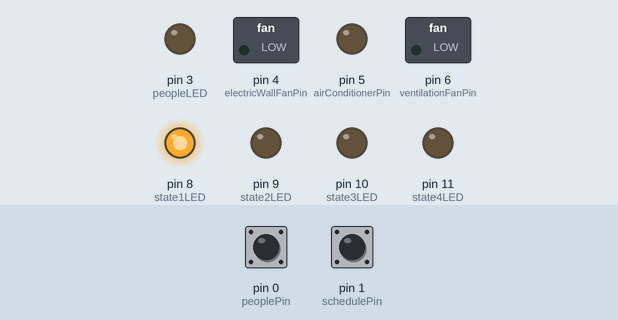
Recording of a sketch running on a simulated Arduino Uno, built with avr-gcc and run on an emulated ATmega328P. Parts: switched loads named in the sketch (green lamp = pin HIGH), output pins drawn as LEDs (lit = HIGH). The test bench sets the inputs (shaded band); at power-on: pin 0 (peoplePin) HIGH, pin 1 (schedulePin) HIGH.

Above: at 1.2 s.
1.3 s: pin 0 (peoplePin) pulled LOW for 3.2 s
At 1.7 s:
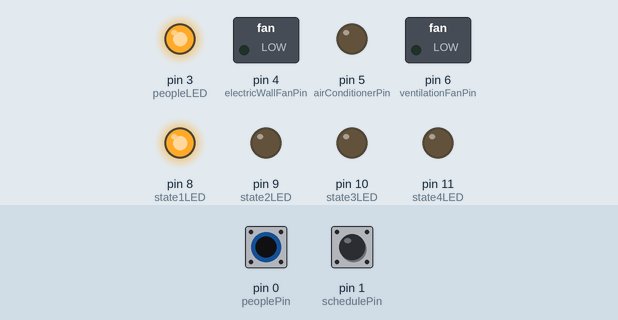
7.5 s: pin 1 (schedulePin) pulled LOW for 0.15 s
At 7.57 s:
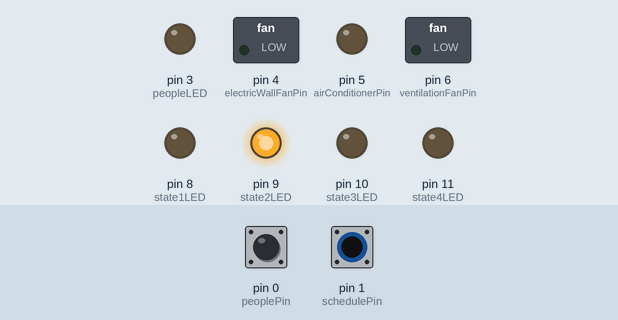
9.1 s: pin 1 (schedulePin) pulled LOW for 3.2 s
At 13.5 s:
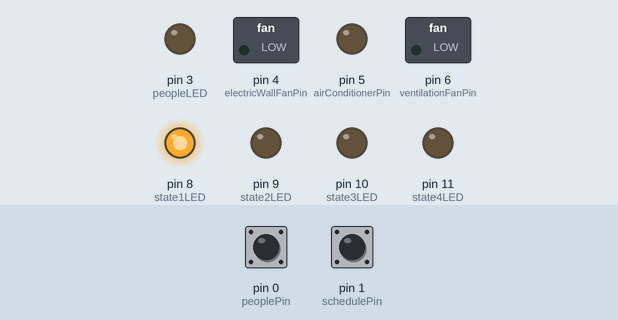
13.8 s: pin 0 (peoplePin) driven LOW and pin 1 (schedulePin) driven LOW
At 14.8 s:
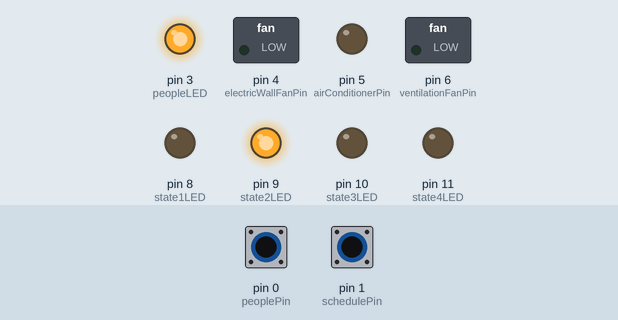
16.8 s: pin 0 (peoplePin) driven HIGH
At 17.1 s:
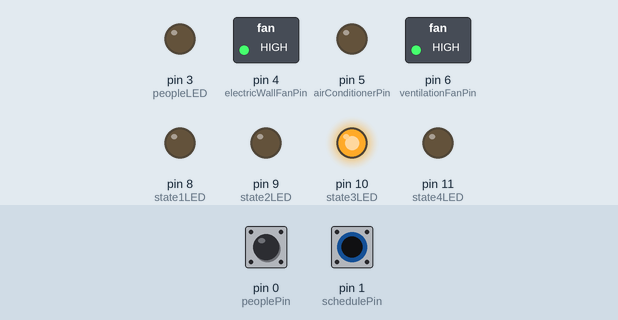
19.8 s: pin 0 (peoplePin) driven LOW
At 24.1 s:
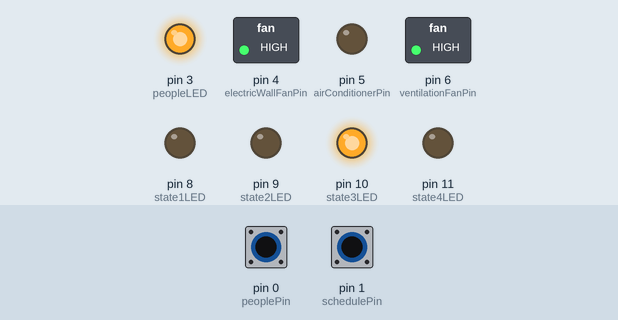
Timing chart, 0 to 27.2 s (numbered marks = the images above; inputs shaded):
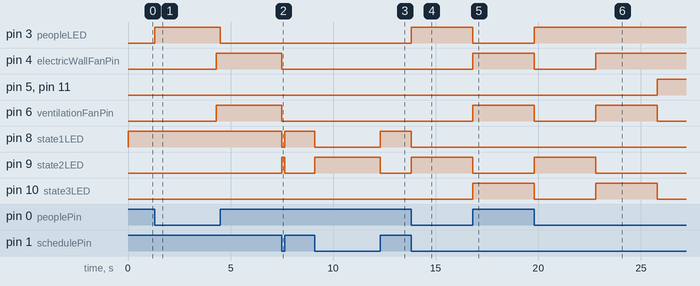

The sketch:

airControlArduino.ino
```cpp
#define peoplePin 0
#define schedulePin 1
#define electricWallFanPin 4
#define ventilationFanPin 6
#define airConditionerPin 5

bool state1 = true;
bool state2 = false;
bool state3 = false;
bool state4 = false;
bool state5 = false;

bool scheduleState = false;
int peopleStatusPrevious = LOW;
unsigned long detectMillis;

/* arduino uno */
#define peopleLED 3
#define state1LED 8
#define state2LED 9
#define state3LED 10
#define state4LED 11

void setup() {
  pinMode(peoplePin, INPUT_PULLUP);
  pinMode(schedulePin, INPUT_PULLUP);
  pinMode(electricWallFanPin, OUTPUT);
  pinMode(ventilationFanPin, OUTPUT);
  pinMode(airConditionerPin, OUTPUT);

  /* arduino uno */
  pinMode(peopleLED, OUTPUT);
  pinMode(state1LED, OUTPUT);
  pinMode(state2LED, OUTPUT);
  pinMode(state3LED, OUTPUT);
  pinMode(state4LED, OUTPUT);
  digitalWrite(state1LED, HIGH);
  digitalWrite(state2LED, LOW);
  digitalWrite(state3LED, LOW);
  digitalWrite(state4LED, LOW);
}

void taskState1() {
  static unsigned long detectDurations;
  static unsigned long longDetectMillis;

  /* ตรวจคน */
  int people = digitalRead(peoplePin);

  /* arduino uno */
  if (people == 0) {
    digitalWrite(peopleLED, HIGH);
  } else {
    digitalWrite(peopleLED, LOW);
  }

  if (people == 1 && state1) {
    /* เมื่อไม่เจอคน */
    while (true) {
      /* ตรวจคาบ */
      int schedule = digitalRead(schedulePin);
      if (schedule == 0 && !scheduleState) {
        scheduleState = true;
        state1 = false;
        state2 = true;

        /* arduino uno */
        digitalWrite(state1LED, LOW);
        digitalWrite(state2LED, HIGH);

        peopleStatusPrevious = LOW;
        break;
      } else if (schedule == 1 && scheduleState) {
        scheduleState = false;
      }

      /* คนไม่อยู่นานตามเวลาไหม */
      detectMillis = millis();
      if (peopleStatusPrevious == LOW) {
        longDetectMillis = detectMillis;
        peopleStatusPrevious = HIGH;
      }
      detectDurations = detectMillis - longDetectMillis;
      if (people == 1 && peopleStatusPrevious == HIGH && detectDurations >= 3000) {
        digitalWrite(ventilationFanPin, LOW);
        digitalWrite(electricWallFanPin, LOW);
        peopleStatusPrevious = LOW;
        break;
      }
      /* ตรวจคน */
      int people = digitalRead(peoplePin);

      /* arduino uno */
      if (people == 0) {
        digitalWrite(peopleLED, HIGH);
      } else {
        digitalWrite(peopleLED, LOW);
      }

      if (people == 0) {
        peopleStatusPrevious = LOW;
        break;
      }
    }
  } else if (people == 0 && state1) {
    /* เมื่อเจอคน */
    while (true) {
      /* ตรวจคาบ */
      int schedule = digitalRead(schedulePin);
      if (schedule == 0 && !scheduleState) {
        scheduleState = true;
        state1 = false;
        state2 = true;

        /* arduino uno */
        digitalWrite(state1LED, LOW);
        digitalWrite(state2LED, HIGH);

        peopleStatusPrevious = LOW;
        break;
      } else if (schedule == 1 && scheduleState) {
        scheduleState = false;
      }

      /* คนอยู่นานตามเวลาไหม */
      detectMillis = millis();
      if (peopleStatusPrevious == LOW) {
        longDetectMillis = detectMillis;
        peopleStatusPrevious = HIGH;
      }
      detectDurations = detectMillis - longDetectMillis;
      if (people == 0 && peopleStatusPrevious == HIGH && detectDurations >= 3000) {
        digitalWrite(ventilationFanPin, HIGH);
        digitalWrite(electricWallFanPin, HIGH);
        peopleStatusPrevious = LOW;
        break;
      }
      /* ตรวจคน */
      int people = digitalRead(peoplePin);

      /* arduino uno */
      if (people == 0) {
        digitalWrite(peopleLED, HIGH);
      } else {
        digitalWrite(peopleLED, LOW);
      }

      if (people == 1) {
        peopleStatusPrevious = LOW;
        break;
      }
    }
  }
}

void taskState2() {
  static unsigned long detectDurations;
  static unsigned long longDetectMillis;
  static int ventilationFan;
  static int electricWallFan;

  ventilationFan = digitalRead(ventilationFanPin);
  electricWallFan = digitalRead(electricWallFanPin);

  /* ตรวจคน */
  int people = digitalRead(peoplePin);

  /* arduino uno */
  if (people == 0) {
    digitalWrite(peopleLED, HIGH);
  } else {
    digitalWrite(peopleLED, LOW);
  }

  if (state2 && (ventilationFan == HIGH || electricWallFan == HIGH)) {
    /* ตรวจคาบ */
    int schedule = digitalRead(schedulePin);
    if (schedule == 1 && scheduleState) {
      scheduleState = false;
      state1 = true;
      state2 = false;

      /* arduino uno */
      digitalWrite(state1LED, HIGH);
      digitalWrite(state2LED, LOW);
    } else {
      state2 = false;
      state3 = true;

      /* arduino uno */
      digitalWrite(state2LED, LOW);
      digitalWrite(state3LED, HIGH);
    }
  } else if (people == 1 && state2) {
    /* เมื่อไม่เจอคน */
    while (true) {
      /* ตรวจคาบ */
      int schedule = digitalRead(schedulePin);
      if (schedule == 1 && scheduleState) {
        scheduleState = false;
        state1 = true;
        state2 = false;

        /* arduino uno */
        digitalWrite(state1LED, HIGH);
        digitalWrite(state2LED, LOW);

        peopleStatusPrevious = LOW;
        break;
      }

      /* คนไม่อยู่นานตามเวลาไหม */
      detectMillis = millis();
      if (peopleStatusPrevious == LOW) {
        longDetectMillis = detectMillis;
        peopleStatusPrevious = HIGH;
      }
      detectDurations = detectMillis - longDetectMillis;
      if (people == 1 && peopleStatusPrevious == HIGH && detectDurations >= 3000) {
        digitalWrite(ventilationFanPin, LOW);
        digitalWrite(electricWallFanPin, LOW);
        peopleStatusPrevious = LOW;
        break;
      }
      /* ตรวจคน */
      int people = digitalRead(peoplePin);

      /* arduino uno */
      if (people == 0) {
        digitalWrite(peopleLED, HIGH);
      } else {
        digitalWrite(peopleLED, LOW);
      }

      if (people == 0) {
        peopleStatusPrevious = LOW;
        break;
      }
    }
  } else if (people == 0 && state2) {
    /* เมื่อเจอคน */
    while (true) {
      /* ตรวจคาบ */
      int schedule = digitalRead(schedulePin);
      if (schedule == 1 && scheduleState) {
        scheduleState = false;
        state1 = true;
        state2 = false;

        /* arduino uno */
        digitalWrite(state1LED, HIGH);
        digitalWrite(state2LED, LOW);

        peopleStatusPrevious = LOW;
        break;
      }

      /* คนอยู่นานตามเวลาไหม */
      detectMillis = millis();
      if (peopleStatusPrevious == LOW) {
        longDetectMillis = detectMillis;
        peopleStatusPrevious = HIGH;
      }
      detectDurations = detectMillis - longDetectMillis;
      if (people == 0 && peopleStatusPrevious == HIGH && detectDurations >= 3000) {
        digitalWrite(ventilationFanPin, HIGH);
        digitalWrite(electricWallFanPin, HIGH);
        state2 = false;
        state3 = true;

        /* arduino uno */
        digitalWrite(state2LED, LOW);
        digitalWrite(state3LED, HIGH);

        peopleStatusPrevious = LOW;
        break;
      }
      /* ตรวจคน */
      int people = digitalRead(peoplePin);

      /* arduino uno */
      if (people == 0) {
        digitalWrite(peopleLED, HIGH);
      } else {
        digitalWrite(peopleLED, LOW);
      }

      if (people == 1) {
        peopleStatusPrevious = LOW;
        break;
      }
    }
  }
}

void taskState3() {
  static unsigned long delay;
  static unsigned long detectDurations;
  static unsigned long longDetectMillis;

  /* ตรวจคน */
  int people = digitalRead(peoplePin);

  /* arduino uno */
  if (people == 0) {
    digitalWrite(peopleLED, HIGH);
  } else {
    digitalWrite(peopleLED, LOW);
  }

  if (people == 1 && state3) {
    /* เมื่อไม่เจอคน */
    while (true) {
      /* ตรวจคาบ */
      int schedule = digitalRead(schedulePin);
      if (schedule == 1 && scheduleState) {
        scheduleState = false;
        state1 = true;
        state3 = false;

        /* arduino uno */
        digitalWrite(state1LED, HIGH);
        digitalWrite(state3LED, LOW);

        peopleStatusPrevious = LOW;
        break;
      }

      /* คนไม่อยู่นานตามเวลาไหม */
      detectMillis = millis();
      if (peopleStatusPrevious == LOW) {
        longDetectMillis = detectMillis;
        peopleStatusPrevious = HIGH;
      }
      detectDurations = detectMillis - longDetectMillis;
      if (people == 1 && peopleStatusPrevious == HIGH && detectDurations >= 3000) {
        state2 = true;
        state3 = false;

        /* arduino uno */
        digitalWrite(state2LED, HIGH);
        digitalWrite(state3LED, LOW);

        digitalWrite(electricWallFanPin, LOW);
        digitalWrite(ventilationFanPin, LOW);
        peopleStatusPrevious = LOW;
        break;
      }
      /* ตรวจคน */
      int people = digitalRead(peoplePin);

      /* arduino uno */
      if (people == 0) {
        digitalWrite(peopleLED, HIGH);
      } else {
        digitalWrite(peopleLED, LOW);
      }

      if (people == 0) {
        peopleStatusPrevious = LOW;
        break;
      }
    }
  } else if (people == 0 && state3) {
    /* เมื่อเจอคน */
    while (true) {
      /* ตรวจคาบ */
      int schedule = digitalRead(schedulePin);
      if (schedule == 1 && scheduleState) {
        scheduleState = false;
        state1 = true;
        state3 = false;

        /* arduino uno */
        digitalWrite(state1LED, HIGH);
        digitalWrite(state3LED, LOW);

        peopleStatusPrevious = LOW;
        break;
      }

      /* คนอยู่นานตามเวลาไหม */
      detectMillis = millis();
      if (peopleStatusPrevious == LOW) {
        longDetectMillis = detectMillis;
        peopleStatusPrevious = HIGH;
      }
      detectDurations = detectMillis - longDetectMillis;
      if (people == 0 && peopleStatusPrevious == HIGH && detectDurations >= 3000) {
        digitalWrite(ventilationFanPin, LOW);
        digitalWrite(electricWallFanPin, HIGH);
        digitalWrite(airConditionerPin, HIGH);
        state3 = false;
        state4 = true;

        /* arduino uno */
        digitalWrite(state3LED, LOW);
        digitalWrite(state4LED, HIGH);

        /* หน่วงเวลา */
        delay = millis();
        while (true) {
          /* arduino uno */
          int people = digitalRead(peoplePin);
          if (people == 0) {
            digitalWrite(peopleLED, HIGH);
          } else {
            digitalWrite(peopleLED, LOW);
          }
          if (millis() - delay >= 9000) {
            break;
          }
        }
        peopleStatusPrevious = LOW;
        break;
      }
      /* ตรวจคน */
      int people = digitalRead(peoplePin);

      /* arduino uno */
      if (people == 0) {
        digitalWrite(peopleLED, HIGH);
      } else {
        digitalWrite(peopleLED, LOW);
      }

      if (people == 1) {
        peopleStatusPrevious = LOW;
        break;
      }
    }
  }
}

void taskState4() {
  static unsigned long detectDurations;
  static unsigned long longDetectMillis;

  /* ตรวจคาบ */
  int schedule = digitalRead(schedulePin);
  if (schedule == 1 && scheduleState) {
    scheduleState = false;
  }

  /* ตรวจคน */
  int people = digitalRead(peoplePin);

  /* arduino uno */
  if (people == 0) {
    digitalWrite(peopleLED, HIGH);
  } else {
    digitalWrite(peopleLED, LOW);
  }

  /* คนไม่อยู่นานตามเวลาไหม */
  detectMillis = millis();
  if (peopleStatusPrevious == LOW) {
    longDetectMillis = detectMillis;
    peopleStatusPrevious = HIGH;
  }
  detectDurations = detectMillis - longDetectMillis;
  if (people == 1 && peopleStatusPrevious == HIGH && detectDurations >= 6000) {
    state1 = true;
    state4 = false;

    /* arduino uno */
    digitalWrite(state1LED, HIGH);
    digitalWrite(state4LED, LOW);

    digitalWrite(ventilationFanPin, LOW);
    digitalWrite(airConditionerPin, LOW);
    digitalWrite(electricWallFanPin, LOW);
    peopleStatusPrevious = LOW;
  }
  if (people == 0 && state4) {
    peopleStatusPrevious = LOW;
  }
}

void loop() {
  while (state1) {
    taskState1();
  }
  while (state2) {
    taskState2();
  }
  while (state3) {
    taskState3();
  }
  while (state4) {
    taskState4();
  }
}
```

Measured:
- after the input at 1.3 s, pin 3 (peopleLED): LOW → HIGH at once, → LOW 3.2 s later; pin 4 (electricWallFanPin), pin 6 (ventilationFanPin): LOW → HIGH after 3.0 s, → LOW 3.2 s later
- after the input at 7.5 s, pin 8 (state1LED): HIGH → LOW at once, → HIGH 0.15 s later; pin 9 (state2LED): LOW → HIGH at once, → LOW 0.15 s later
- after the input at 9.1 s, pin 8 (state1LED): HIGH → LOW at once, → HIGH 3.2 s later; pin 9 (state2LED): LOW → HIGH at once, → LOW 3.2 s later
- after the input at 13.8 s, pin 3 (peopleLED): LOW → HIGH at once; pin 4 (electricWallFanPin), pin 6 (ventilationFanPin), pin 10 (state3LED): LOW → HIGH after 3.0 s; pin 8 (state1LED): HIGH → LOW at once; pin 9 (state2LED): LOW → HIGH at once, → LOW 3.0 s later
- after the input at 16.8 s, pin 3 (peopleLED): HIGH → LOW at once; pin 4 (electricWallFanPin): HIGH → LOW after 3.0 s; pin 5 (airConditionerPin), pin 11 (state4LED): stays LOW (without the input it goes to HIGH after 3.0 s); pin 9 (state2LED): LOW → HIGH after 3.0 s
- after the input at 19.8 s, pin 3 (peopleLED): LOW → HIGH at once; pin 4 (electricWallFanPin): LOW → HIGH after 3.0 s; pin 5 (airConditionerPin), pin 11 (state4LED): LOW → HIGH after 6.0 s; pin 6 (ventilationFanPin), pin 10 (state3LED): LOW → HIGH after 3.0 s, → LOW 3.0 s later; pin 9 (state2LED): HIGH → LOW after 3.0 s
